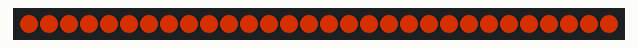
Simulated run of this program. Board: Adafruit Feather M0. Parts: 30 RGB LEDs in strip order, left to right. Dim RGB values are drawn brighter than linear.

Above: at 0.15 s.
At 4.29 s:
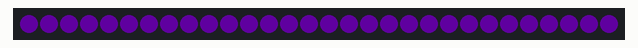
At 8.69 s:
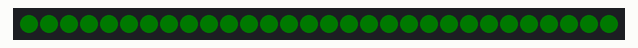
At 13.53 s:
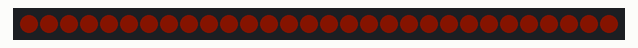
At 20.37 s:
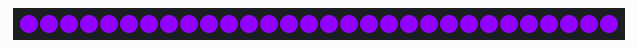
At 39.72 s:
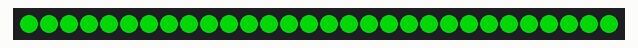

The program:

main.cpp
```cpp
#include <Adafruit_NeoPixel.h>

// The pin Din is connected to.
int pin = 12;

// The number of pixels in the strip.
int numPixels = 30;

// NeoPixel color format & data rate.
int pixelFormat = NEO_GRB + NEO_KHZ800;

// NeoPixel object.
Adafruit_NeoPixel *pixels;

// The maximum brightness to use for "breathing"
int maximumBrightness = 255;

// The time to wait until the next intesity.
int stepDelay = 5;

// The speed of the sine wave.
float speedFactor = 0.008;

// Gamma correction for NeoPixles.
const uint8_t PROGMEM gamma8[] = {
    0, 0, 0, 0, 0, 0, 0, 0, 0, 0, 0, 0, 0, 0, 0, 0,
    0, 0, 0, 0, 0, 0, 0, 0, 0, 0, 0, 0, 1, 1, 1, 1,
    1, 1, 1, 1, 1, 1, 1, 1, 1, 2, 2, 2, 2, 2, 2, 2,
    2, 3, 3, 3, 3, 3, 3, 3, 4, 4, 4, 4, 4, 5, 5, 5,
    5, 6, 6, 6, 6, 7, 7, 7, 7, 8, 8, 8, 9, 9, 9, 10,
    10, 10, 11, 11, 11, 12, 12, 13, 13, 13, 14, 14, 15, 15, 16, 16,
    17, 17, 18, 18, 19, 19, 20, 20, 21, 21, 22, 22, 23, 24, 24, 25,
    25, 26, 27, 27, 28, 29, 29, 30, 31, 32, 32, 33, 34, 35, 35, 36,
    37, 38, 39, 39, 40, 41, 42, 43, 44, 45, 46, 47, 48, 49, 50, 50,
    51, 52, 54, 55, 56, 57, 58, 59, 60, 61, 62, 63, 64, 66, 67, 68,
    69, 70, 72, 73, 74, 75, 77, 78, 79, 81, 82, 83, 85, 86, 87, 89,
    90, 92, 93, 95, 96, 98, 99, 101, 102, 104, 105, 107, 109, 110, 112, 114,
    115, 117, 119, 120, 122, 124, 126, 127, 129, 131, 133, 135, 137, 138, 140, 142,
    144, 146, 148, 150, 152, 154, 156, 158, 160, 162, 164, 167, 169, 171, 173, 175,
    177, 180, 182, 184, 186, 189, 191, 193, 196, 198, 200, 203, 205, 208, 210, 213,
    215, 218, 220, 223, 225, 228, 231, 233, 236, 239, 241, 244, 247, 249, 252, 255};

void setup()
{
  // Create a new NeoPixel object dynamically with defined values.
  pixels = new Adafruit_NeoPixel(numPixels, pin, pixelFormat);

  // Initialize NeoPixel strip object.
  pixels->begin();

  // Set all pixel colors to 'off'
  pixels->clear();
}

void setColor(int r, int g, int b)
{
  for (int p = 0; p < numPixels; p++)
  {
    pixels->setPixelColor(
        p,
        pgm_read_byte(&gamma8[r]),
        pgm_read_byte(&gamma8[g]),
        pgm_read_byte(&gamma8[b]));
  }
}

void setOrange(int brightness)
{
  pixels->setBrightness(brightness);
  setColor(255, 150, 0);
  pixels->show();
}

void setPurple(int brightness)
{
  pixels->setBrightness(brightness);
  setColor(210, 0, 255);
  pixels->show();
}

void setGreen(int brightness)
{
  pixels->setBrightness(brightness);
  setColor(0, 207, 62);
  pixels->show();
}

void setPumpkinColor(int c, int brightness)
{
  int color = c % 3;
  if (color == 0)
  {
    setOrange(brightness);
  }
  else if (color == 1)
  {
    setPurple(brightness);
  }
  else
  {
    setGreen(brightness);
  }
}

void loop()
{
  int count = 0;
  int color = 0;

  for (int i = 0; i < 65535; i++)
  {
    int brightness = maximumBrightness / 2.0 * (1.0 + sin(speedFactor * i));

    // There's a more elegant way to do this, but this is a pumpkin! Brightness
    // is set at zero for 31-32 steps. So we can change color on brightness zero
    // and step 1.
    if (brightness == 0)
    {
      count++;
    }
    else
    {
      count = 0;
    }

    if (count == 1)
    {
      color++;
    }

    setPumpkinColor(color, brightness);

    delay(stepDelay); // Pause before next pass through loop
  }
}
```
